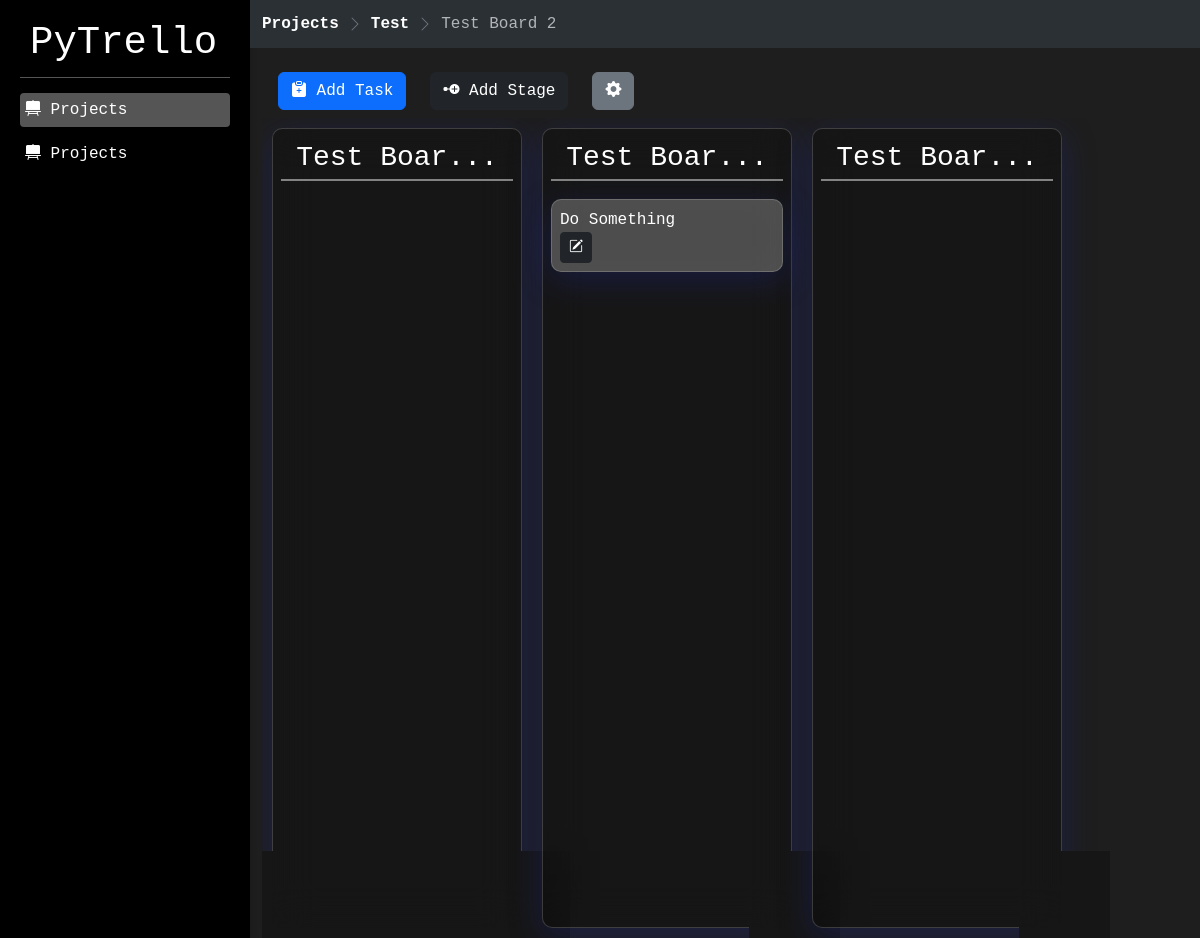
Screenshot of /view/board/2 with the database file from the repository.
### project/models.py (models this page shows, shortened)
class Project(models.Model):
    name = models.CharField(max_length=500)
    description = models.TextField(null=True, blank=True)
    image = models.ImageField(upload_to='projects/', null=True, blank=True)
    start_date = models.DateField(auto_now_add=True)
    end_date = models.DateField(null=True, blank=True)
    colour = models.CharField(max_length=10, null=True, blank=True, default="#1e1e1e")
    text_colour = models.CharField(max_length=10, null=True, blank=True, default="#ffffff")

class Board(models.Model):
    name = models.CharField(max_length=200)
    description = models.TextField(null=True, blank=True)
    image = models.ImageField(upload_to='boards/', null=True, blank=True)
    project = models.ForeignKey(Project, related_name="project_boards_set", on_delete=models.CASCADE)
    board_group = models.ForeignKey(BoardGroup, related_name="group_boards_set", on_delete=models.CASCADE, null=True, blank=True)
    total_stages = models.IntegerField(default=0, null=True)
    colour = models.CharField(max_length=10, null=True, blank=True, default="#1e1e1e")
    text_colour = models.CharField(max_length=10, null=True, blank=True, default="#ffffff")

class Stage(models.Model):
    name = models.CharField(max_length=200)
    description = models.TextField(null=True, blank=True)
    project = models.ForeignKey(Project, on_delete=models.CASCADE)
    board_group = models.ForeignKey(BoardGroup, on_delete=models.CASCADE, null=True, blank=True)
    board = models.ForeignKey(Board, on_delete=models.CASCADE)
    order = models.IntegerField(default=0)

class Task(models.Model):
    name = models.CharField(max_length=200)
    description = models.TextField(null=True, blank=True)
    start_date = models.DateField(auto_now_add=True)
    end_date = models.DateField(null=True, blank=True)
    project = models.ForeignKey(Project, on_delete=models.CASCADE)
    board_group = models.ForeignKey(BoardGroup, on_delete=models.CASCADE, null=True, blank=True)
    board = models.ForeignKey(Board, on_delete=models.CASCADE)
    stage = models.ForeignKey(Stage, on_delete=models.CASCADE)

### project/views.py (the view)
# urls.py: path('view/board/<int:id>', views.board_view, name='board_view'),
def board_view(request, id: int):
    board = Board.objects.get(pk=id)
    stages = board.stage_set.all().order_by("order")
    context = {
        "board": board,
        "bread_crumbs": ["Projects", board.project.name, board.name],
        "last_crumb": board.name,
        "active_menu": "menu-projects",
        "stages": stages,
    }
    if board.image:
        context['background_image'] = board.image.url
    return render(request, 'project/board_view.html', context)

### project/templates/project/board_view.html (shortened to what this page needs)
{% extends "base_template.html" %}
{% block content %}
<div class="row mt-4 mx-1">
    <div class="col-auto">
        <a href="{% url 'add_task' board.id %}" class="btn btn-primary"><i class="bi bi-clipboard-plus-fill"></i> Add Task</a>
    </div>
    <div class="col-auto">
        <a href="{% url 'add_stage' board.id %}" class="btn btn-dark"><i class="bi bi-node-plus-fill"></i> Add Stage</a>
    </div>
    <div class="col-auto">
        <div class="dropdown">
            <button
              class="btn btn-secondary"
              type="button"
              data-bs-toggle="dropdown"
              aria-expanded="false"
            >
                <i class="bi bi-gear-fill"></i>
            </button>
        </div>
    </div>
</div>
<div class="kanban-board mt-2" id="kanban-board">
    {% for stage in stages %}
        <div class="column" id="stage-{{stage.id}}" ondrop="drop(event)" ondragover="allowDrop(event)">
            <a class="stage-head" href="#">{% if stage.name|length <= 12 %}{{stage.name}}{% else %}{{stage.name|slice:":9"}}...{% endif %}</a>
            {% for task in stage.task_set.all %}
            <div class="task" draggable="true" id="task-{{task.id}}" ondragstart="this.classList.add('is-dragging');drag(event);">
                <div>{{task.name}}</div>
                <a class="btn btn-sm btn-dark" href="{% url 'edit_task' task.id %}"><i class="bi bi-pencil-square"></i></a>
            </div>
            {% endfor %}
        </div>
    {% endfor %}
</div>
{% endblock content %}

### templates/breadcrumb.html
<ol class="breadcrumb breadcrumb-chevron mb-2 mt-2 bg-body-tertiary rounded-3 sticky-top">
    {% for crumb in bread_crumbs %}
        {% if crumb != last_crumb %}
            <li class="breadcrumb-item">
                <a class="link-body-emphasis fw-semibold text-decoration-none" href="#">{{ crumb }}
                </a>
            </li>
        {% else %}
            <li class="breadcrumb-item active" aria-current="page">
                {{ crumb }}
            </li>
        {% endif %}
    {% endfor %}
</ol>

### static/custom/css/style.css (style rules this page uses)
body { font-family: monospace; margin: 0; padding: 0; background-color: #1e1e1e; color: #fff; display: flex; }
.kanban-board { display: flex; flex-wrap: nowrap; overflow-x: auto; }
.column { flex: 0 0 250px; min-height: 100vh; margin: 10px; padding: 8px; background: rgba( 0, 0, 0, 0.25 ); box-shadow: 0 8px 32px 0 rgba( 31, 38, 135, 0.37 ); backdrop-filter: blur( 20px ); -webkit-backdrop-filter: blur( 20px ); border-radius: 10px; border: 1px solid rgba( 255, 255, 255, 0.18 ); }
.task { padding: 8px; margin: 8px 0; cursor: grab; background: rgba( 255, 255, 255, 0.25 ); box-shadow: 0 8px 32px 0 rgba( 31, 38, 135, 0.37 ); backdrop-filter: blur( 20px ); -webkit-backdrop-filter: blur( 20px ); border-radius: 10px; border: 1px solid rgba( 255, 255, 255, 0.18 ); transition-duration: 0.3s; }
.stage-head { font-size: 1.75rem; text-align: center; margin-bottom: 10px; border-bottom: 2px solid #838383; text-decoration: none; display: inline-block; width: 100%; color: white; transition-duration: 0.3s; }

### static/custom/css/breadcrumbs.css (style rules this page uses)
.breadcrumb-chevron { gap: .5rem; }
.breadcrumb-chevron .breadcrumb-item { display: flex; gap: inherit; align-items: center; padding-left: 0; line-height: 1; }
.breadcrumb-chevron .breadcrumb-item::before { gap: inherit; float: none; width: 1rem; height: 1rem; }

### rows the page displays
Project: bread_crumbs "Test"
Board: bread_crumbs "Test Board 2"
Stage: name "Test Boar"
Stage: name "Test Boar"
Task: name "Do Something"
Stage: name "Test Boar"

### other values shown
{{ crumb }} "Projects"
